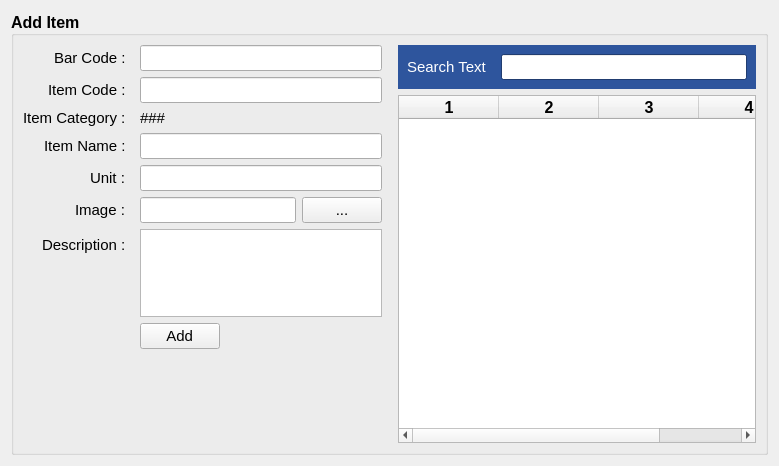
<?xml version="1.0" encoding="UTF-8"?>
<ui version="4.0">
 <class>AddItemWidget</class>
 <widget class="QWidget" name="AddItemWidget">
  <property name="geometry">
   <rect>
    <x>0</x>
    <y>0</y>
    <width>779</width>
    <height>466</height>
   </rect>
  </property>
  <property name="minimumSize">
   <size>
    <width>0</width>
    <height>0</height>
   </size>
  </property>
  <property name="windowTitle">
   <string>Form</string>
  </property>
  <layout class="QGridLayout" name="gridLayout">
   <item row="0" column="0">
    <widget class="QGroupBox" name="groupBox">
     <property name="sizePolicy">
      <sizepolicy hsizetype="Preferred" vsizetype="Preferred">
       <horstretch>0</horstretch>
       <verstretch>0</verstretch>
      </sizepolicy>
     </property>
     <property name="minimumSize">
      <size>
       <width>0</width>
       <height>0</height>
      </size>
     </property>
     <property name="baseSize">
      <size>
       <width>0</width>
       <height>0</height>
      </size>
     </property>
     <property name="font">
      <font>
       <pointsize>12</pointsize>
       <weight>75</weight>
       <bold>true</bold>
      </font>
     </property>
     <property name="layoutDirection">
      <enum>Qt::LeftToRight</enum>
     </property>
     <property name="title">
      <string>Add Item</string>
     </property>
     <property name="alignment">
      <set>Qt::AlignLeading|Qt::AlignLeft|Qt::AlignVCenter</set>
     </property>
     <layout class="QHBoxLayout" name="horizontalLayout_4">
      <item>
       <layout class="QFormLayout" name="formLayout">
        <property name="labelAlignment">
         <set>Qt::AlignRight|Qt::AlignTrailing|Qt::AlignVCenter</set>
        </property>
        <property name="horizontalSpacing">
         <number>6</number>
        </property>
        <property name="verticalSpacing">
         <number>6</number>
        </property>
        <property name="rightMargin">
         <number>5</number>
        </property>
        <item row="0" column="0">
         <widget class="QLabel" name="label_4">
          <property name="font">
           <font>
            <pointsize>11</pointsize>
            <weight>50</weight>
            <bold>false</bold>
           </font>
          </property>
          <property name="text">
           <string>Bar Code :  </string>
          </property>
         </widget>
        </item>
        <item row="0" column="1">
         <widget class="QLineEdit" name="barCode">
          <property name="font">
           <font>
            <pointsize>11</pointsize>
            <weight>50</weight>
            <bold>false</bold>
           </font>
          </property>
         </widget>
        </item>
        <item row="1" column="0">
         <widget class="QLabel" name="label">
          <property name="font">
           <font>
            <pointsize>11</pointsize>
            <weight>50</weight>
            <bold>false</bold>
           </font>
          </property>
          <property name="text">
           <string>Item Code :  </string>
          </property>
         </widget>
        </item>
        <item row="1" column="1">
         <widget class="QLineEdit" name="itemCode">
          <property name="font">
           <font>
            <pointsize>11</pointsize>
            <weight>50</weight>
            <bold>false</bold>
           </font>
          </property>
         </widget>
        </item>
        <item row="2" column="0">
         <widget class="QLabel" name="label_2">
          <property name="font">
           <font>
            <pointsize>11</pointsize>
            <weight>50</weight>
            <bold>false</bold>
           </font>
          </property>
          <property name="text">
           <string>Item Category :  </string>
          </property>
         </widget>
        </item>
        <item row="2" column="1">
         <widget class="QLabel" name="itemCategoryLbl">
          <property name="font">
           <font>
            <pointsize>11</pointsize>
            <weight>50</weight>
            <bold>false</bold>
           </font>
          </property>
          <property name="text">
           <string>###</string>
          </property>
         </widget>
        </item>
        <item row="3" column="0">
         <widget class="QLabel" name="label_3">
          <property name="font">
           <font>
            <pointsize>11</pointsize>
            <weight>50</weight>
            <bold>false</bold>
           </font>
          </property>
          <property name="text">
           <string>Item Name :  </string>
          </property>
         </widget>
        </item>
        <item row="3" column="1">
         <widget class="QLineEdit" name="itemName">
          <property name="font">
           <font>
            <pointsize>11</pointsize>
            <weight>50</weight>
            <bold>false</bold>
           </font>
          </property>
         </widget>
        </item>
        <item row="4" column="0">
         <widget class="QLabel" name="label_5">
          <property name="font">
           <font>
            <pointsize>11</pointsize>
            <weight>50</weight>
            <bold>false</bold>
           </font>
          </property>
          <property name="text">
           <string>Unit :  </string>
          </property>
         </widget>
        </item>
        <item row="4" column="1">
         <widget class="QLineEdit" name="unitText">
          <property name="font">
           <font>
            <pointsize>11</pointsize>
            <weight>50</weight>
            <bold>false</bold>
           </font>
          </property>
         </widget>
        </item>
        <item row="5" column="0">
         <widget class="QLabel" name="label_7">
          <property name="font">
           <font>
            <pointsize>11</pointsize>
            <weight>50</weight>
            <bold>false</bold>
           </font>
          </property>
          <property name="text">
           <string>Image :  </string>
          </property>
         </widget>
        </item>
        <item row="5" column="1">
         <layout class="QHBoxLayout" name="horizontalLayout_2">
          <item>
           <widget class="QLineEdit" name="imagePath">
            <property name="font">
             <font>
              <pointsize>11</pointsize>
              <weight>50</weight>
              <bold>false</bold>
             </font>
            </property>
           </widget>
          </item>
          <item>
           <widget class="QPushButton" name="openImage">
            <property name="font">
             <font>
              <pointsize>11</pointsize>
              <weight>50</weight>
              <bold>false</bold>
             </font>
            </property>
            <property name="text">
             <string>...</string>
            </property>
           </widget>
          </item>
         </layout>
        </item>
        <item row="6" column="0">
         <widget class="QLabel" name="label_6">
          <property name="font">
           <font>
            <pointsize>11</pointsize>
            <weight>50</weight>
            <bold>false</bold>
           </font>
          </property>
          <property name="text">
           <string>Description :  </string>
          </property>
         </widget>
        </item>
        <item row="6" column="1">
         <widget class="QTextEdit" name="descriptionText">
          <property name="sizePolicy">
           <sizepolicy hsizetype="Minimum" vsizetype="Minimum">
            <horstretch>0</horstretch>
            <verstretch>0</verstretch>
           </sizepolicy>
          </property>
          <property name="font">
           <font>
            <pointsize>11</pointsize>
            <weight>50</weight>
            <bold>false</bold>
           </font>
          </property>
          <property name="sizeAdjustPolicy">
           <enum>QAbstractScrollArea::AdjustToContents</enum>
          </property>
         </widget>
        </item>
        <item row="7" column="0">
         <spacer name="horizontalSpacer">
          <property name="orientation">
           <enum>Qt::Horizontal</enum>
          </property>
          <property name="sizeHint" stdset="0">
           <size>
            <width>40</width>
            <height>25</height>
           </size>
          </property>
         </spacer>
        </item>
        <item row="7" column="1">
         <layout class="QHBoxLayout" name="horizontalLayout">
          <item>
           <widget class="QPushButton" name="addButton">
            <property name="font">
             <font>
              <pointsize>11</pointsize>
              <weight>50</weight>
              <bold>false</bold>
             </font>
            </property>
            <property name="text">
             <string> Add </string>
            </property>
           </widget>
          </item>
          <item>
           <spacer name="horizontalSpacer_2">
            <property name="orientation">
             <enum>Qt::Horizontal</enum>
            </property>
            <property name="sizeHint" stdset="0">
             <size>
              <width>40</width>
              <height>20</height>
             </size>
            </property>
           </spacer>
          </item>
         </layout>
        </item>
       </layout>
      </item>
      <item>
       <layout class="QVBoxLayout" name="verticalLayout">
        <property name="leftMargin">
         <number>5</number>
        </property>
        <item>
         <widget class="QWidget" name="widget" native="true">
          <property name="palette">
           <palette>
            <active>
             <colorrole role="WindowText">
              <brush brushstyle="SolidPattern">
               <color alpha="255">
                <red>255</red>
                <green>255</green>
                <blue>255</blue>
               </color>
              </brush>
             </colorrole>
             <colorrole role="Base">
              <brush brushstyle="SolidPattern">
               <color alpha="255">
                <red>255</red>
                <green>255</green>
                <blue>255</blue>
               </color>
              </brush>
             </colorrole>
             <colorrole role="Window">
              <brush brushstyle="SolidPattern">
               <color alpha="255">
                <red>46</red>
                <green>85</green>
                <blue>157</blue>
               </color>
              </brush>
             </colorrole>
            </active>
            <inactive>
             <colorrole role="WindowText">
              <brush brushstyle="SolidPattern">
               <color alpha="255">
                <red>255</red>
                <green>255</green>
                <blue>255</blue>
               </color>
              </brush>
             </colorrole>
             <colorrole role="Base">
              <brush brushstyle="SolidPattern">
               <color alpha="255">
                <red>255</red>
                <green>255</green>
                <blue>255</blue>
               </color>
              </brush>
             </colorrole>
             <colorrole role="Window">
              <brush brushstyle="SolidPattern">
               <color alpha="255">
                <red>46</red>
                <green>85</green>
                <blue>157</blue>
               </color>
              </brush>
             </colorrole>
            </inactive>
            <disabled>
             <colorrole role="WindowText">
              <brush brushstyle="SolidPattern">
               <color alpha="255">
                <red>120</red>
                <green>120</green>
                <blue>120</blue>
               </color>
              </brush>
             </colorrole>
             <colorrole role="Base">
              <brush brushstyle="SolidPattern">
               <color alpha="255">
                <red>46</red>
                <green>85</green>
                <blue>157</blue>
               </color>
              </brush>
             </colorrole>
             <colorrole role="Window">
              <brush brushstyle="SolidPattern">
               <color alpha="255">
                <red>46</red>
                <green>85</green>
                <blue>157</blue>
               </color>
              </brush>
             </colorrole>
            </disabled>
           </palette>
          </property>
          <property name="autoFillBackground">
           <bool>true</bool>
          </property>
          <layout class="QHBoxLayout" name="horizontalLayout_3">
           <item>
            <widget class="QLabel" name="label_9">
             <property name="font">
              <font>
               <pointsize>11</pointsize>
               <weight>50</weight>
               <bold>false</bold>
              </font>
             </property>
             <property name="text">
              <string>Search Text  </string>
             </property>
            </widget>
           </item>
           <item>
            <widget class="QLineEdit" name="searchLineEdit">
             <property name="font">
              <font>
               <pointsize>11</pointsize>
               <weight>50</weight>
               <bold>false</bold>
              </font>
             </property>
            </widget>
           </item>
          </layout>
         </widget>
        </item>
        <item>
         <widget class="QTableWidget" name="tableWidget">
          <property name="columnCount">
           <number>4</number>
          </property>
          <column/>
          <column/>
          <column/>
          <column/>
         </widget>
        </item>
       </layout>
      </item>
     </layout>
    </widget>
   </item>
  </layout>
 </widget>
 <resources/>
 <connections/>
</ui>
